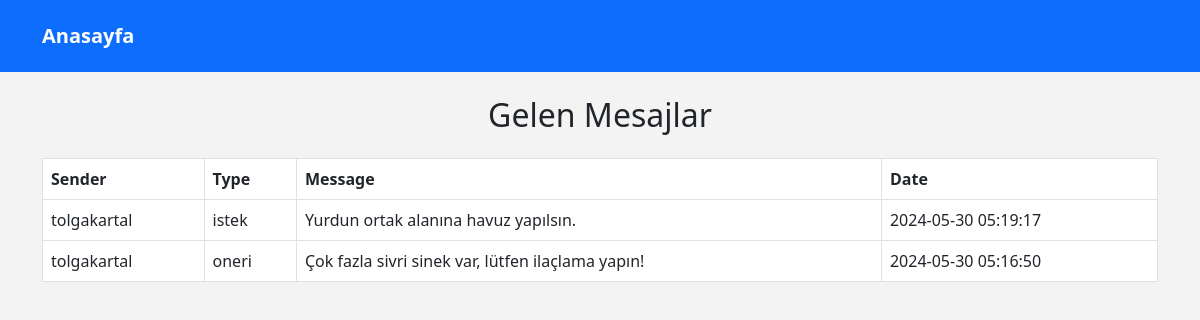
Page /dorm/view_message.php (signed in) on the committed database.
### tables this page shows
CREATE TABLE `messages` (
  `id` int(11) NOT NULL,
  `user_id` int(11) NOT NULL,
  `dorm_id` int(11) NOT NULL,
  `type` enum('istek','sikayet','oneri') NOT NULL,
  `message` text NOT NULL,
  `created_at` timestamp NOT NULL DEFAULT current_timestamp()
);

CREATE TABLE `students` (
  `id` int(11) NOT NULL,
  `name` varchar(50) NOT NULL,
  `surname` varchar(50) NOT NULL,
  `username` varchar(50) NOT NULL,
  `password` varchar(255) NOT NULL,
  `gender` enum('Male','Female') NOT NULL,
  `email` varchar(100) NOT NULL,
  `phone` varchar(20) NOT NULL,
  `birthDate` date NOT NULL,
  `department` varchar(100) NOT NULL,
  `roomMatePreferences` text DEFAULT NULL,
  `is_approved` tinyint(1) DEFAULT 0
);

### dorm/view_message.php (the view, shortened to what this page needs)
<?php
include 'config.php';
$dorm_owner_id = $_SESSION['user_id'];
$sql = "SELECT messages.id, messages.type, messages.message, messages.created_at, students.username
        FROM messages
        JOIN students ON messages.user_id = students.id
        WHERE messages.dorm_id = ?
        ORDER BY messages.created_at DESC";
$stmt = $conn->prepare($sql);
$stmt->bind_param("i", $dorm_owner_id);
$stmt->execute();
$result = $stmt->get_result();
?>
<!DOCTYPE html>
<html lang="en">
<head>
    <link href="https://cdn.jsdelivr.net/npm/bootstrap@5.3.0/dist/css/bootstrap.min.css" rel="stylesheet">
</head>
<body style="background-color:#f3f3f3;">
<?php include 'header.php'; ?>
<div class="container mt-5 pt-5">
        <h2 class="text-center mb-4">Gelen Mesajlar</h2>
        <?php if ($result->num_rows > 0): ?>
            <table class="table table-bordered">
                <thead>
                    <tr>
                        <th><?php echo $lang['Sender']; ?></th>
                        <th><?php echo $lang['Type']; ?></th>
                        <th><?php echo $lang['Message']; ?></th>
                        <th><?php echo $lang['Date']; ?></th>
                    </tr>
                </thead>
                <tbody>
                    <?php while($row = $result->fetch_assoc()): ?>
                        <tr>
                            <td><?php echo htmlspecialchars($row['username']); ?></td>
                            <td><?php echo htmlspecialchars($row['type']); ?></td>
                            <td><?php echo htmlspecialchars($row['message']); ?></td>
                            <td><?php echo htmlspecialchars($row['created_at']); ?></td>
                        </tr>
                    <?php endwhile; ?>
                </tbody>
            </table>
        <?php else: ?>
            <p class="text-center"><?php echo $lang['Message Not Found']; ?></p>
        <?php endif; ?>
    </div>
</body>
</html>

### rows in the picture
messages: user.username "tolgakartal", type "istek", message "Yurdun ortak alanına havuz yapılsın.", created_at "2024-05-30 05:19:17"
messages: user.username "tolgakartal", type "oneri", message "Çok fazla sivri sinek var, lütfen ilaçlama yapın!", created_at "2024-05-30 05:16:50"

### other values in the picture
$lang['Sender'] "Sender"
$lang['Type'] "Type"
$lang['Message'] "Message"
$lang['Date'] "Date"
